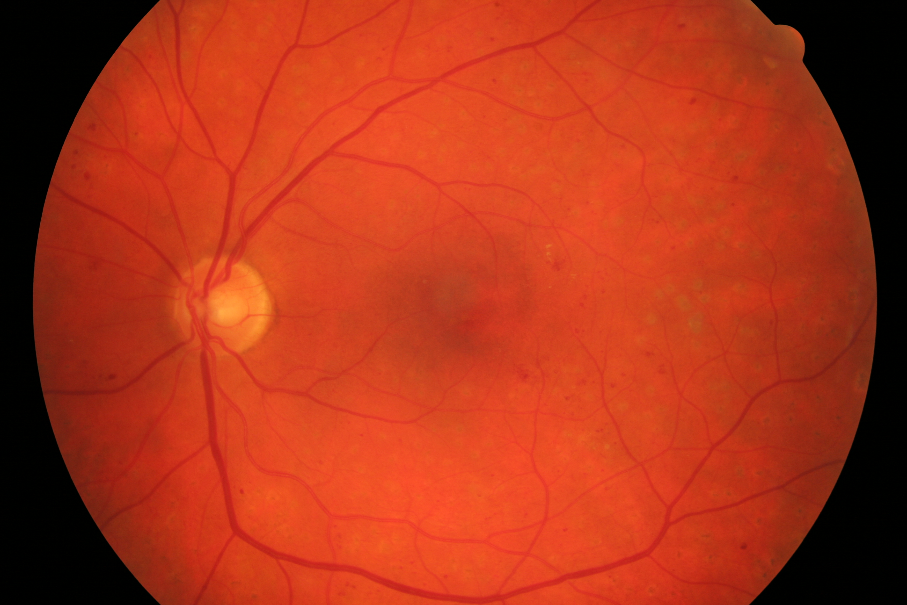
#> input picture dataset/test/01.png, 907 x 605 px; its folder holds only this picture in this run
$ python morph.py
#> lines starting #> are read from the running program, lines starting #| are printed output that depends on the picture; after the words box and inside, x2 and y2 are one past the last pixel; in counts of white or black regions, pixels touching at a corner belong together
import cv2
import numpy as np
import matplotlib.pyplot as plt
import glob
import os
os.chdir('C:/Users/acer/Desktop/DS & ML/tutorial/VIPER labs MMU/[2430] CDS6334 Assignment')
input_dir = 'dataset/test'
output_dir = 'dataset/output'
gt_dir = 'dataset/groundtruth'

# Get the list of image paths
bloodcells = glob.glob(os.path.join(input_dir, '*'))
# Read input grayscale image (fundus image or similar)
image = cv2.imread(bloodcells[0], cv2.IMREAD_GRAYSCALE)
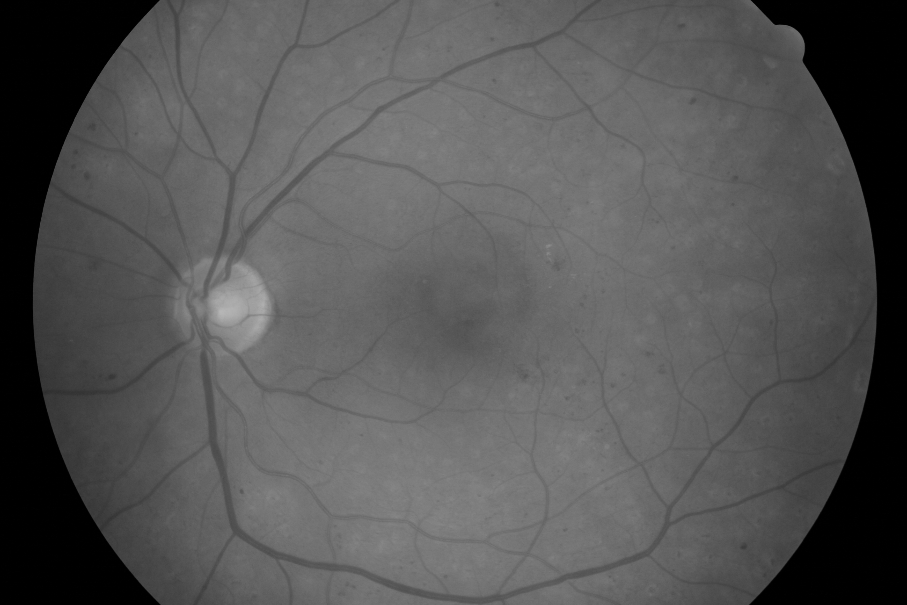
#> image: shape (605, 907); min 0, max 182, mean 84.8
ret,th1 = cv2.threshold(image,100,255,cv2.THRESH_BINARY)
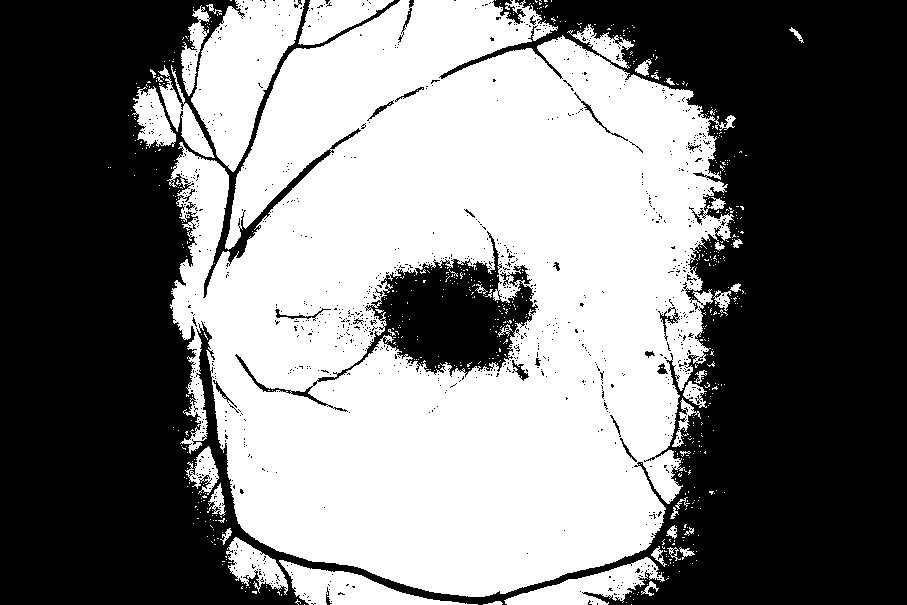
#> th1: shape (605, 907); 48.3% white; 660 white regions (618 under 20 px), largest, box (x1, y1, x2, y2) and area: (167, 0, 736, 597) 233997, (191, 0, 305, 172) 10507, (279, 560, 478, 605) 3577
th2 = cv2.adaptiveThreshold(image,255,cv2.ADAPTIVE_THRESH_MEAN_C,cv2.THRESH_BINARY,11,2)
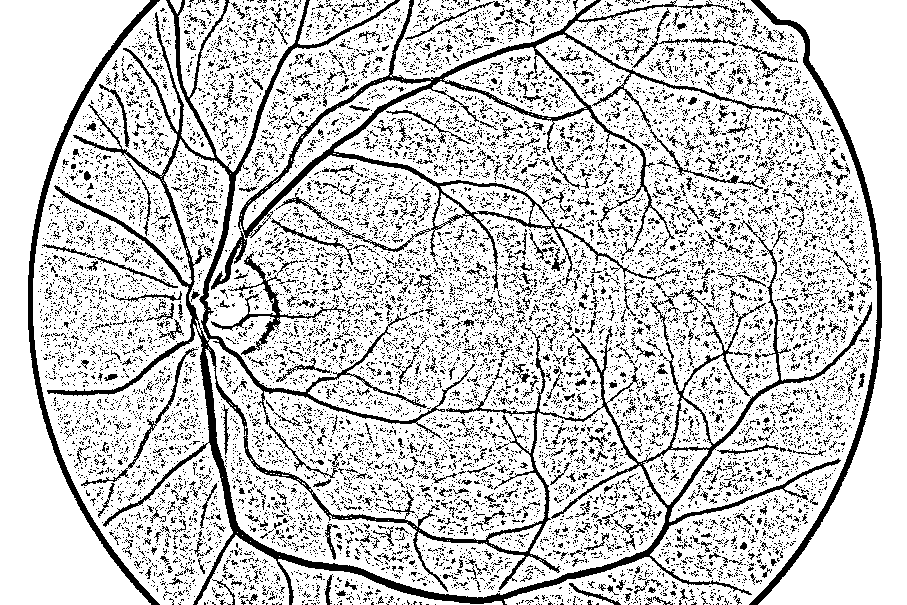
#> th2: shape (605, 907); 79.8% white; black in thin lines or dots
th3 = cv2.adaptiveThreshold(image,255,cv2.ADAPTIVE_THRESH_GAUSSIAN_C,cv2.THRESH_BINARY,11,2)
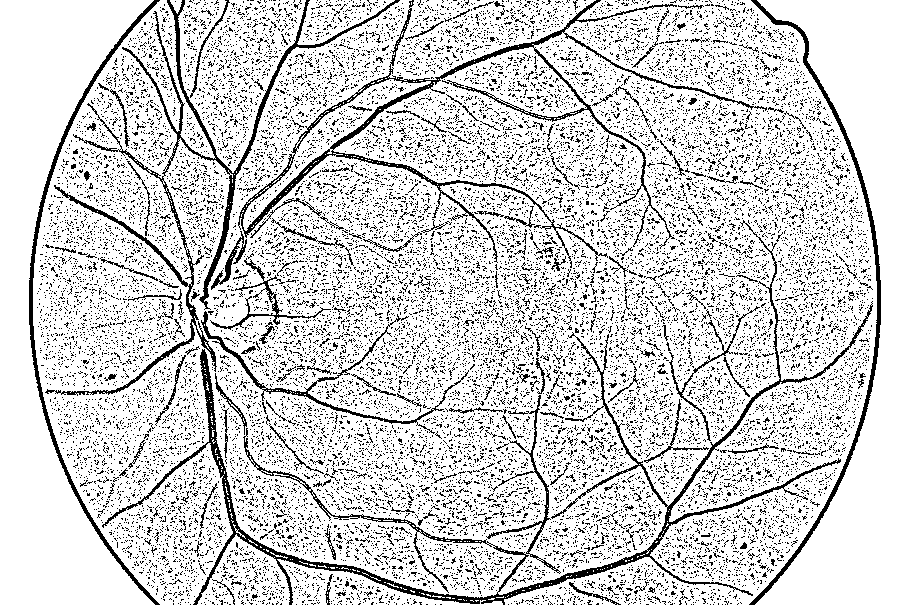
#> th3: shape (605, 907); 82.9% white; black in thin lines or dots
kernel = np.ones((5,5),np.uint8)
erosion = cv2.erode(th1,kernel,iterations = 1)
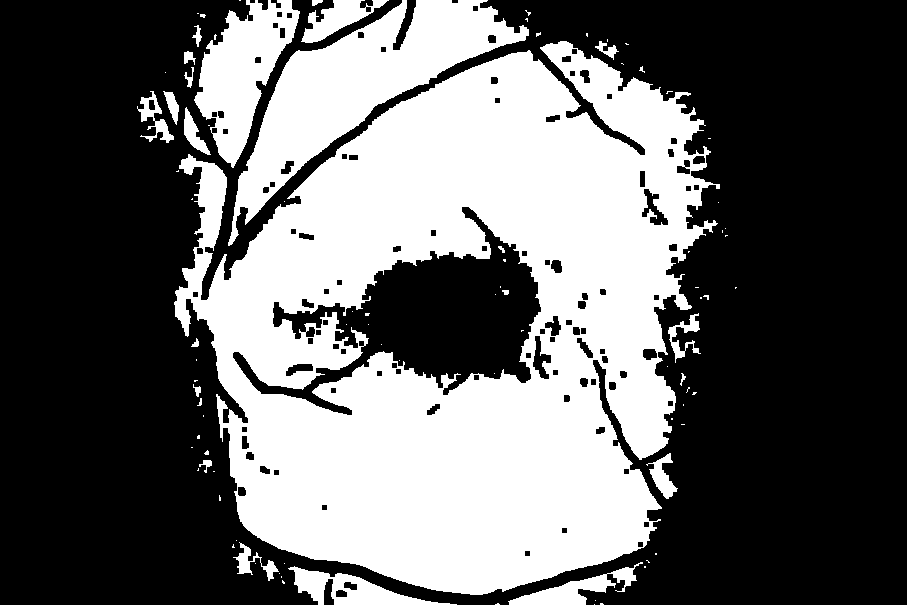
#> erosion: shape (605, 907); 40% white; 92 white regions (68 under 20 px), largest, box (x1, y1, x2, y2) and area: (174, 41, 720, 595) 178807, (228, 0, 529, 246) 21850, (194, 0, 300, 168) 8540
dilation = cv2.dilate(th1,kernel,iterations = 1)
#> dilation: shape (605, 907); 54.9% white; 110 black regions (99 under 20 px), largest, box (x1, y1, x2, y2) and area: (543, 0, 907, 605) 127319, (0, 0, 506, 605) 111892, (382, 269, 502, 367) 7049
kernel1 = cv2.getStructuringElement(cv2.MORPH_RECT, (3, 5))

# opening the image
opening = cv2.morphologyEx(th2, cv2.MORPH_OPEN, kernel1, iterations=1)
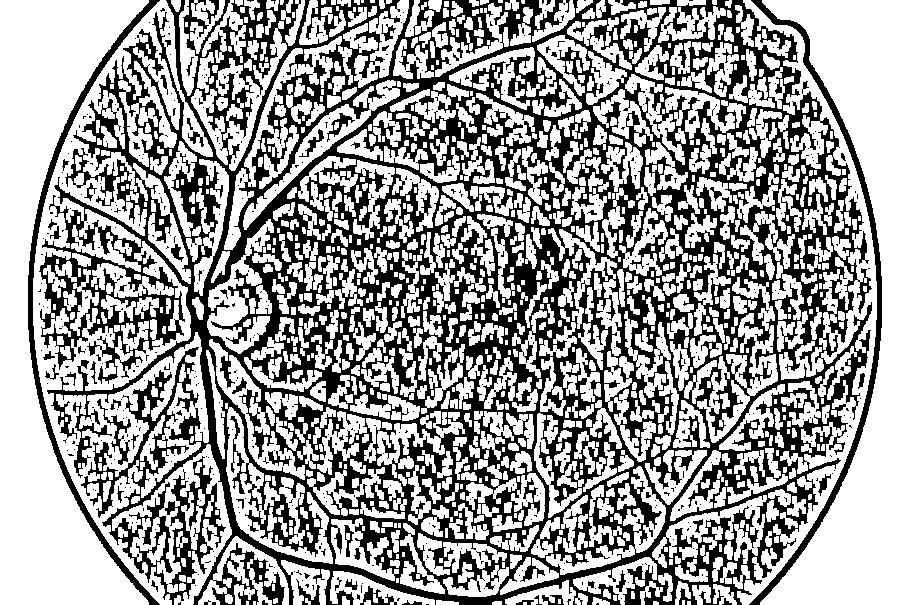
#> opening: shape (605, 907); 62.2% white; 629 black regions (559 under 20 px), largest, box (x1, y1, x2, y2) and area: (39, 0, 872, 605) 193520, (749, 0, 882, 605) 3982, (28, 0, 160, 605) 3860
# closing the image
closing = cv2.morphologyEx(th2, cv2.MORPH_CLOSE, kernel1, iterations=1)
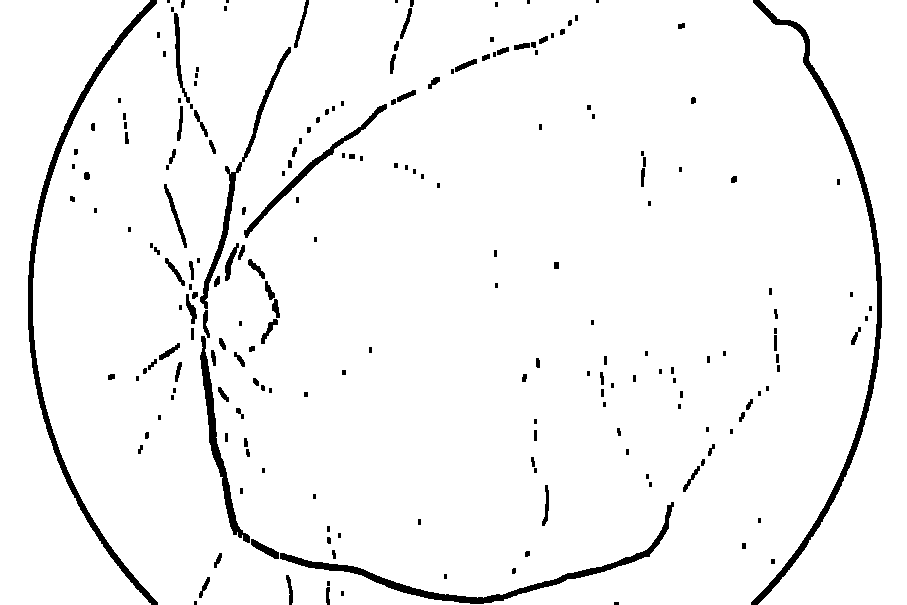
#> closing: shape (605, 907); 95.9% white; 211 black regions (89 under 20 px), largest, box (x1, y1, x2, y2) and area: (751, 0, 882, 605) 3944, (28, 0, 158, 605) 3840, (280, 502, 674, 604) 2747
# print the output
plt.subplot(131), plt.imshow(image, cmap='gray')
plt.subplot(132), plt.imshow(opening, cmap='gray')
plt.subplot(133), plt.imshow(closing, cmap='gray')
plt.show()
plt.subplot(141), plt.imshow(image, cmap='gray')
plt.subplot(142), plt.imshow(th1, cmap='gray')
plt.subplot(143), plt.imshow(erosion, cmap='gray')
plt.subplot(144), plt.imshow(dilation, cmap='gray')
plt.show()

$ run again, on dataset/test/02.png
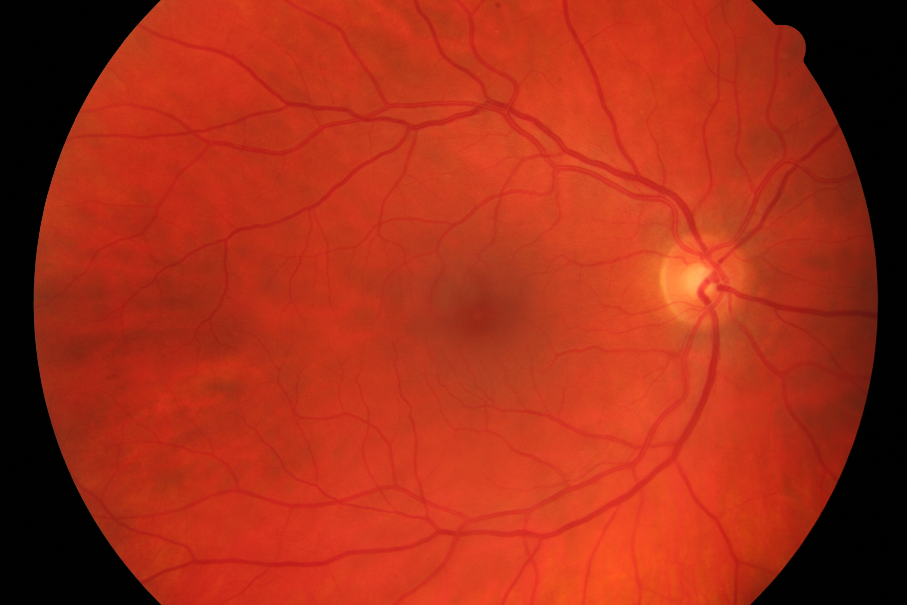
#> input picture dataset/test/02.png, 907 x 605 px
#> `ret,th1 = cv2.threshold(image,100,255,cv2.THRESH_BINARY)`:
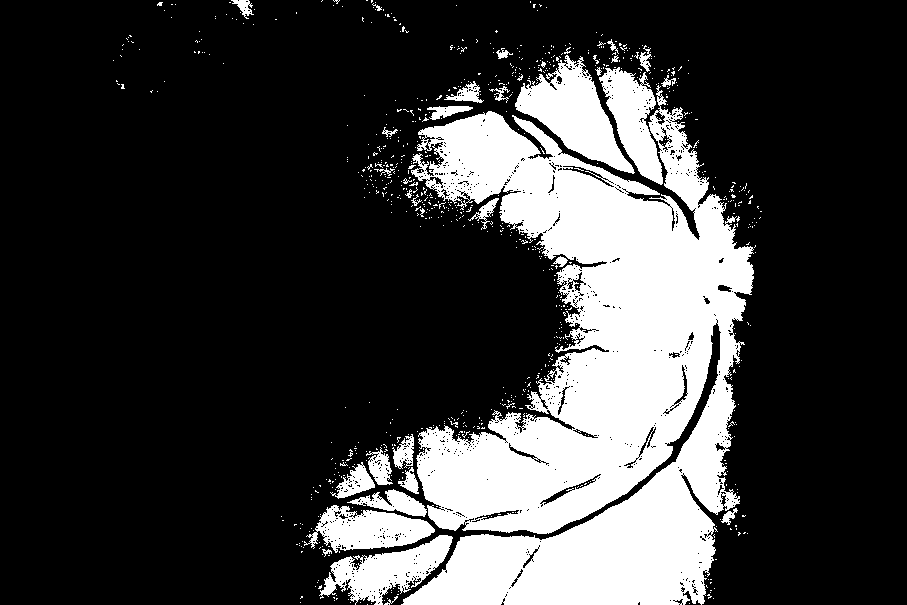
#> th1: shape (605, 907); 23.2% white; 807 white regions (771 under 20 px), largest, box (x1, y1, x2, y2) and area: (401, 85, 754, 605) 102903, (515, 55, 635, 174) 6001, (319, 535, 453, 605) 4175
#> th2: shape (605, 907); 82.7% white; 13556 black regions (13225 under 20 px), largest, box (x1, y1, x2, y2) and area: (73, 0, 854, 355) 19687, (83, 293, 723, 605) 12675, (28, 0, 161, 605) 3953
#> th3: shape (605, 907); 86% white; black in thin lines or dots
#> erosion: shape (605, 907); 16.8% white; 85 white regions (50 under 20 px), largest, box (x1, y1, x2, y2) and area: (419, 159, 751, 532) 49850, (506, 377, 732, 605) 19161, (406, 537, 538, 605) 5104
#> dilation: shape (605, 907); 29.8% white; 73 white regions, largest, box (x1, y1, x2, y2) and area: (294, 37, 758, 605) 155936, (395, 77, 486, 124) 1876, (486, 73, 515, 105) 546
#> opening: shape (605, 907); 70.5% white; 1888 black regions (1590 under 20 px), largest, box (x1, y1, x2, y2) and area: (39, 0, 873, 605) 121864, (28, 0, 161, 605) 3971, (750, 0, 883, 605) 3931
#> `closing = cv2.morphologyEx(th2, cv2.MORPH_CLOSE, kernel1, iterations=1)`:
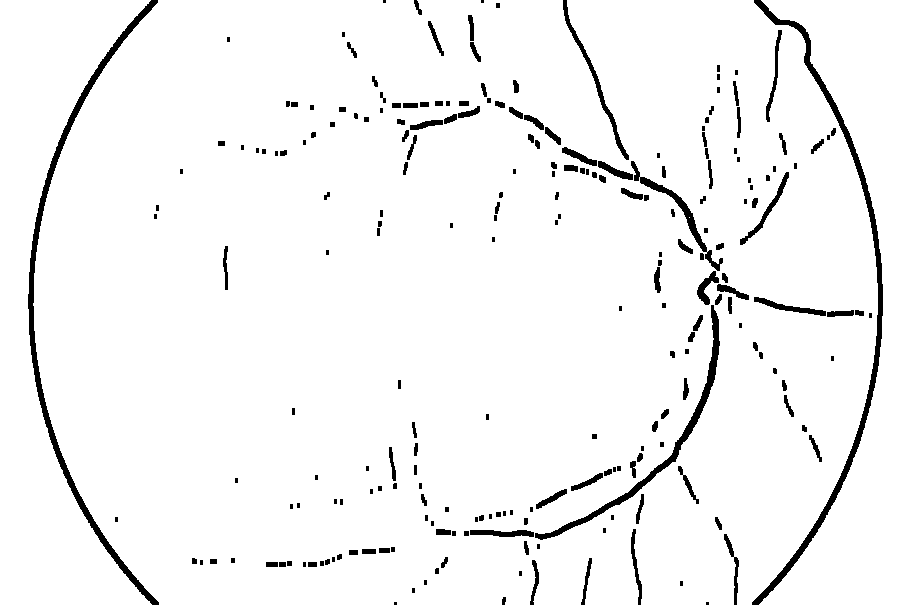
#> closing: shape (605, 907); 95.8% white; 231 black regions (71 under 20 px), largest, box (x1, y1, x2, y2) and area: (28, 0, 159, 605) 3935, (752, 0, 883, 605) 3889, (535, 305, 720, 540) 2012
